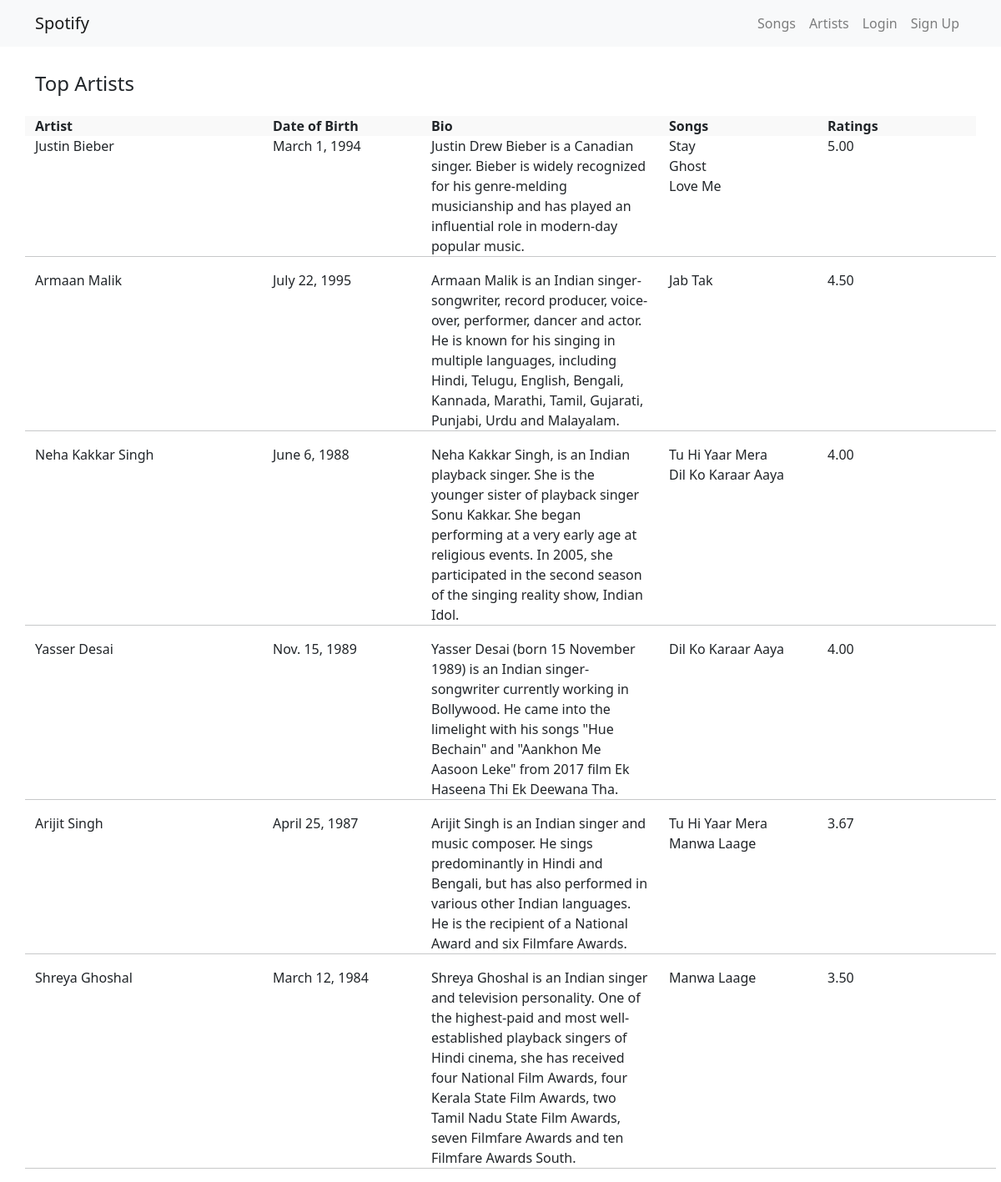
Screenshot of /artists/ with the database file from the repository.
### artists/models.py (models this page shows, shortened)
class Artist(models.Model):
    name = models.CharField(max_length = 30)
    dob = models.DateField()
    bio = models.TextField()
    rate = rate = models.FloatField(default = 0)

### songs/models.py (models this page shows, shortened)
class Song(models.Model):
    name = models.CharField(max_length = 30)
    dor = models.DateField()
    cover = models.ImageField(upload_to = 'media/')
    artist = models.ManyToManyField(Artist, blank = True, related_name = 'songs')
    rate = models.FloatField(default = 0)
    total = models.IntegerField(default = 0)
    def __str__(self):
        return self.name
    class Meta:
        verbose_name_plural = "Songs"

### artists/views.py (the view)
# urls.py: path('', index, name = 'artists'),
def index(request):
    artists = Artist.objects.all().order_by('-rate', 'name')
    return render(request, 'artists.html', {'artists': artists})

### templates/artists.html
{% extends 'base.html' %}
{% block content %}
<div class="container">
    <div class="my-3 row">
        <h1 class="lead col-sm-12 col-md-8">Top Artists</h1>
    </div>
    <div class="row", style="background-color: #ecebeb50; font-weight: bold;">
        <div class="col-md-3">Artist</div>
        <div class="col-md-2">Date of Birth</div>
        <div class="col-md-3">Bio</div>
        <div class="col-md-2">Songs</div>
        <div class="col-md-2">Ratings</div>
    </div>
    <div class="row">
    {% for artist in artists %}
        <div class="col-md-3">{{ artist.name }}</div>
        <div class="col-md-2">{{ artist.dob }}</div>
        <div class="col-md-3">{{ artist.bio }}</div>
        <div class="col-md-2">{% for song in artist.songs.all %} {{ song }}<br> {% endfor %}</div>
        <div class="col-md-2">{{ artist.rate|floatformat:2 }}</div>
        <hr>
    {% endfor %}
    </div>
</div>
{% endblock %}

### templates/base.html (style rules this page uses)
.lead { font-size: 1.5rem; font-weight: 400; }

### rows the page displays
Artist: name "Justin Bieber", dob "March 1, 1994", bio "Justin Drew Bieber is a Canadian singer. Bieber is widely recognized for his genre-melding musicianship and has played an influential role in modern-day popular music.", rate "5.00"
Song: name "Stay"
Song: name "Ghost"
Song: name "Love Me"
Artist: name "Armaan Malik", dob "July 22, 1995", bio "Armaan Malik is an Indian singer-songwriter, record producer, voice-over, performer, dancer and actor. He is known for his singing in multiple languages, including Hindi, Telugu, English, Bengali, Kannada, Marathi, Tamil, Gujarati, Punjabi, Urdu and Malayalam.", rate "4.50"
Song: name "Jab Tak"
Artist: name "Neha Kakkar Singh", dob "June 6, 1988", bio "Neha Kakkar Singh, is an Indian playback singer. She is the younger sister of playback singer Sonu Kakkar. She began performing at a very early age at religious events. In 2005, she participated in the second season of the singing reality show, Indian Idol.", rate "4.00"
Song: name "Tu Hi Yaar Mera"
Song: name "Dil Ko Karaar Aaya"
Artist: name "Yasser Desai", dob "Nov. 15, 1989", bio "Yasser Desai (born 15 November 1989) is an Indian singer-songwriter currently working in Bollywood. He came into the limelight with his songs \"Hue Bechain\" and \"Aankhon Me Aasoon Leke\" from 2017 film Ek Haseena Thi Ek Deewana Tha.", rate "4.00"
Artist: name "Arijit Singh", dob "April 25, 1987", bio "Arijit Singh is an Indian singer and music composer. He sings predominantly in Hindi and Bengali, but has also performed in various other Indian languages. He is the recipient of a National Award and six Filmfare Awards.", rate "3.67"
Song: name "Manwa Laage"
Artist: name "Shreya Ghoshal", dob "March 12, 1984", bio "Shreya Ghoshal is an Indian singer and television personality. One of the highest-paid and most well-established playback singers of Hindi cinema, she has received four National Film Awards, four Kerala State Film Awards, two Tamil Nadu State Film Awards, seven Filmfare Awards and ten Filmfare Awards South.", rate "3.50"
